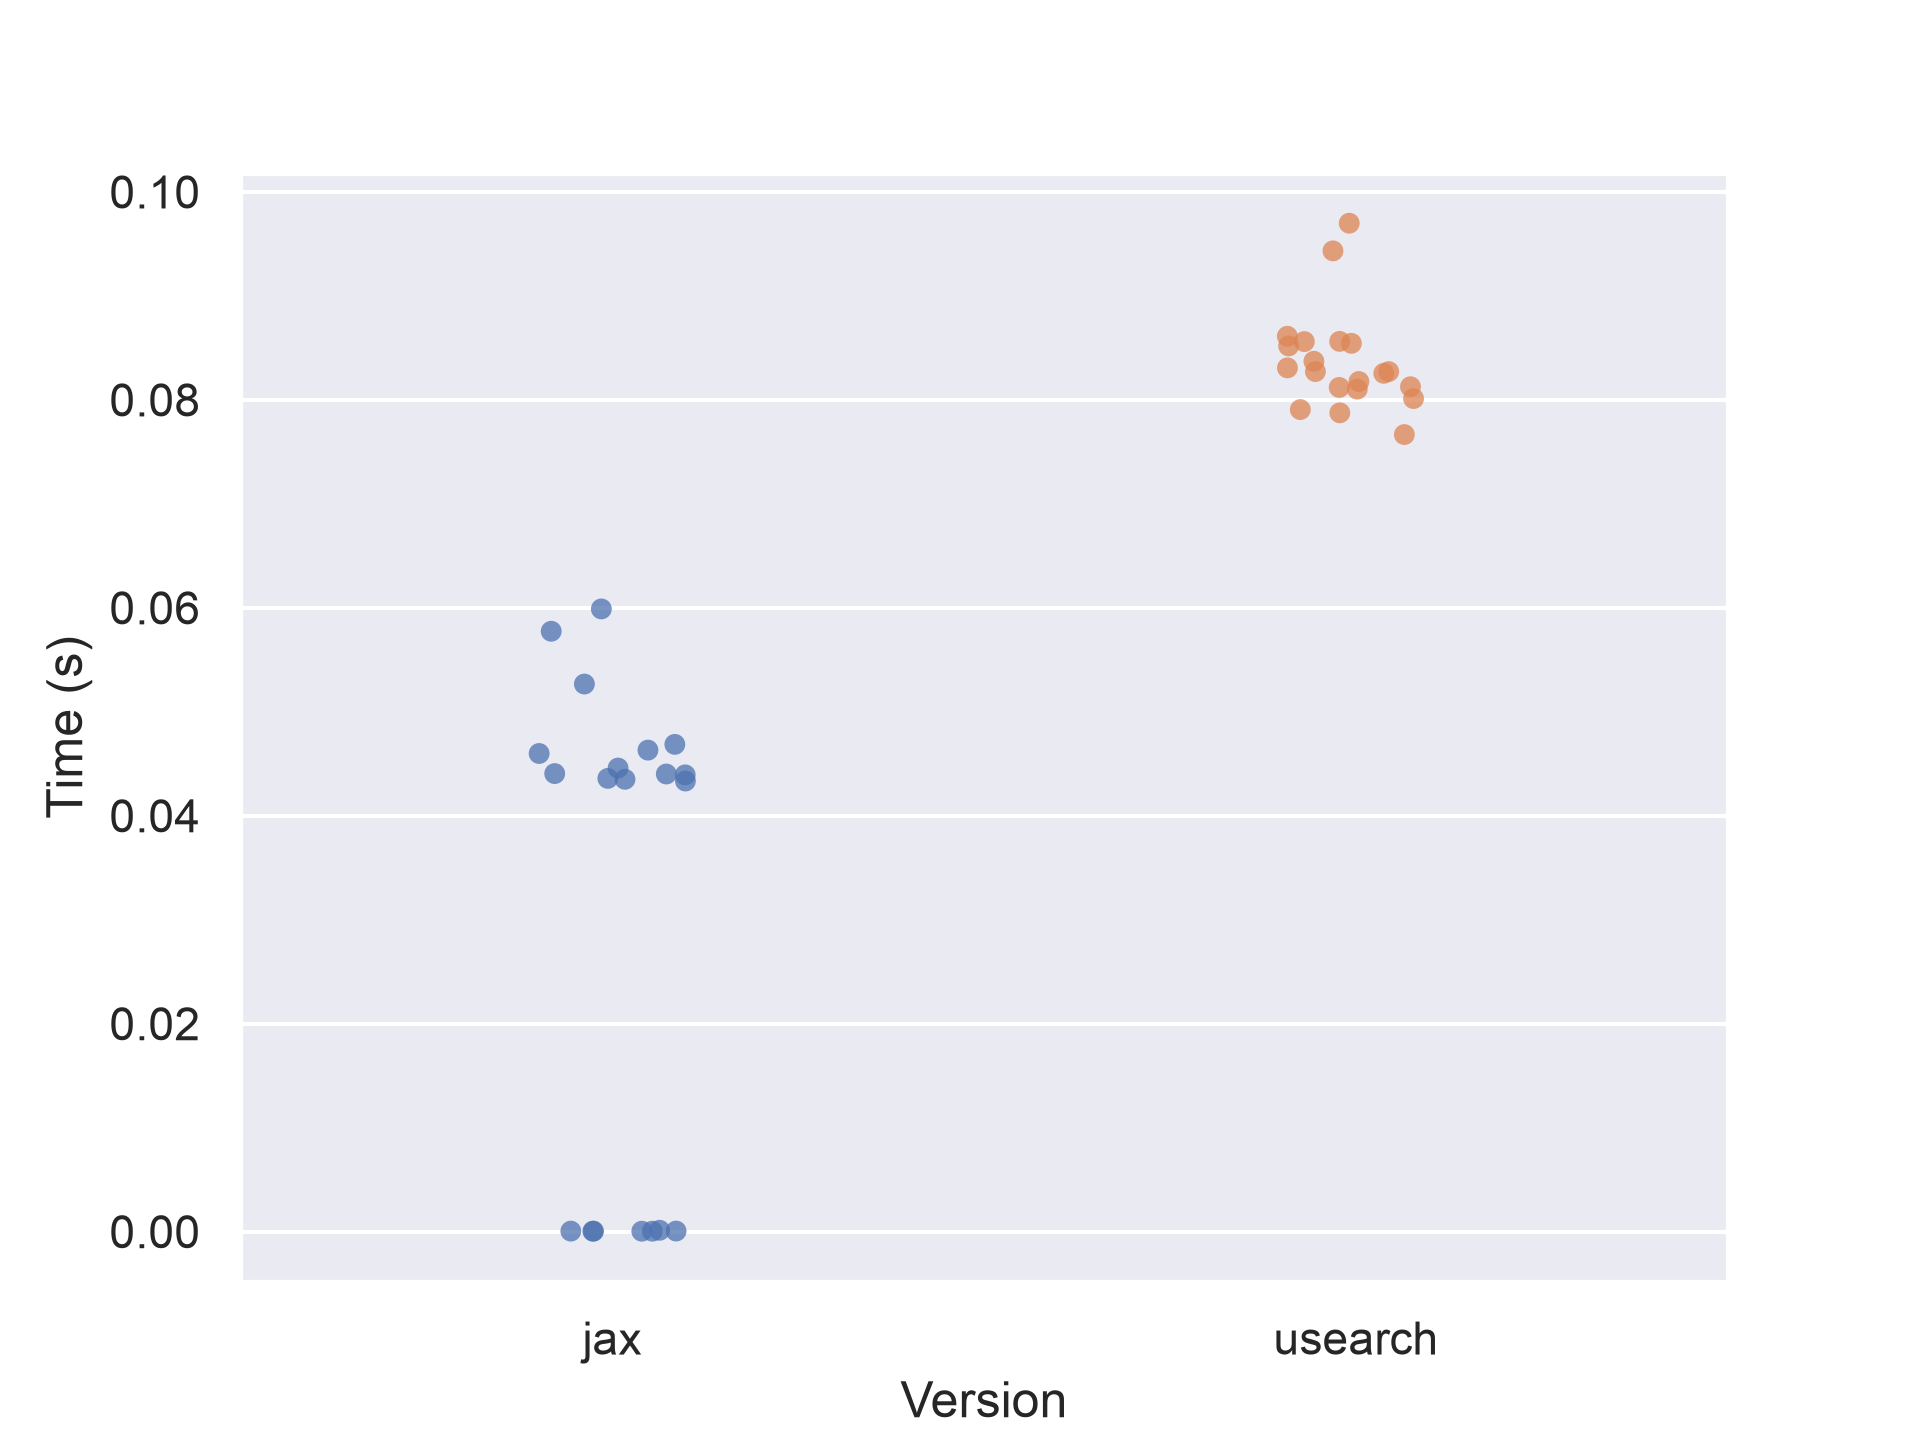

Reproduce this figure in Python.
import json
import shlex
import subprocess
from pathlib import Path
from tempfile import NamedTemporaryFile
from typing import Annotated

import matplotlib.pyplot as plt
import pandas as pd
import seaborn as sns
import typer


def main(
    n: Annotated[
        int, typer.Option(help="Min # of rounds for benchmarking", min=1)
    ] = 20,
    png: Annotated[Path, typer.Option(help="PNG name for plot")] = Path(__file__).parent
    / "benchmark.png",
):
    with NamedTemporaryFile(suffix=".json") as t:
        subprocess.check_call(
            shlex.split(
                f"uv run pytest -q --benchmark-min-rounds={n} --benchmark-json={t.name}"
            )
        )
        with open(t.name) as f:
            df = pd.DataFrame(
                {
                    "Version": b["name"]
                    .removeprefix("test_benchmark[")
                    .removesuffix("]"),
                    "Time (s)": t,
                }
                for b in json.load(f)["benchmarks"]
                for t in b["stats"]["data"]
            )
    sns.set_theme()
    sns.stripplot(df, x="Version", y="Time (s)", hue="Version", alpha=0.75)
    plt.savefig(str(png), dpi=300)


if __name__ == "__main__":
    typer.run(main)
